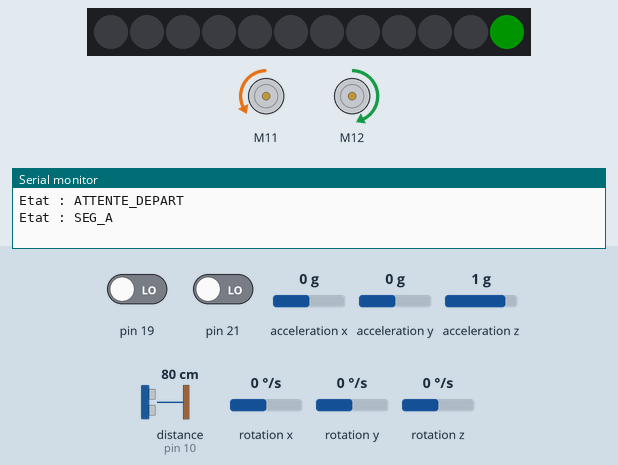
A sketch run on a simulated Arduino Mega 2560, built with avr-gcc and run on an emulated ATmega2560. On the bench: 12 RGB LEDs in strip order, left to right, 2 × DC motor (green arrow = forward, orange = backward, longer = faster), the last lines printed to the serial monitor. Inputs (shaded band) come from the test bench; at power-on: rotation z 0 °/s, distance to the obstacle (sensor on pin 10) 80 cm, pin 19 LOW, pin 21 LOW, acceleration x 0 g, acceleration y 0 g, acceleration z 1 g, rotation x 0 °/s, rotation y 0 °/s. Dim RGB values are drawn brighter than linear.

Above: at 4.4 s.
4.5 s: rotation z set to -192 °/s
At 5.14 s:
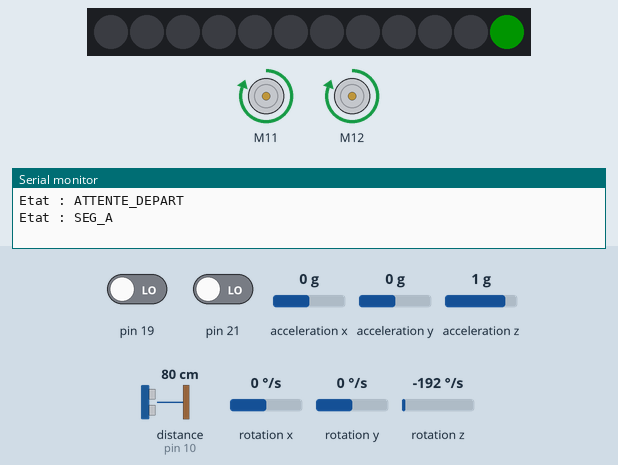
At 5.49 s:
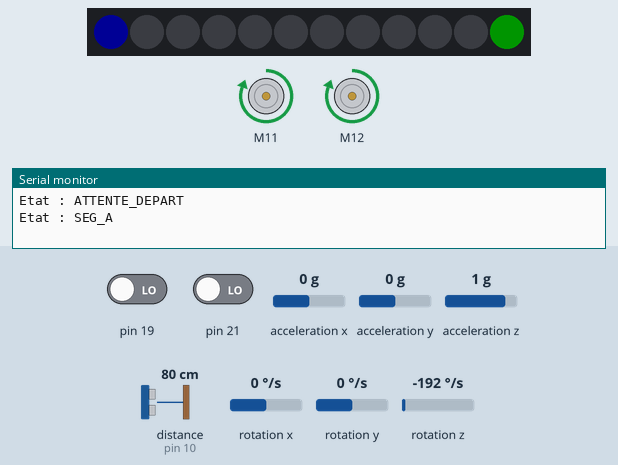
7.1 s: distance to the obstacle (sensor on pin 10) set to 34 cm
9.7 s: distance to the obstacle (sensor on pin 10) set to 28 cm
At 10.61 s:
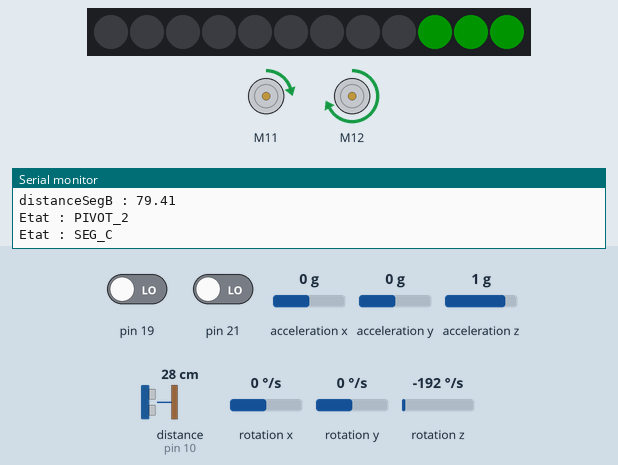
11.2 s: rotation z set to -151 °/s
14.2 s: rotation z set to -140 °/s
16.0 s: rotation z set to 0 °/s
At 16.59 s:
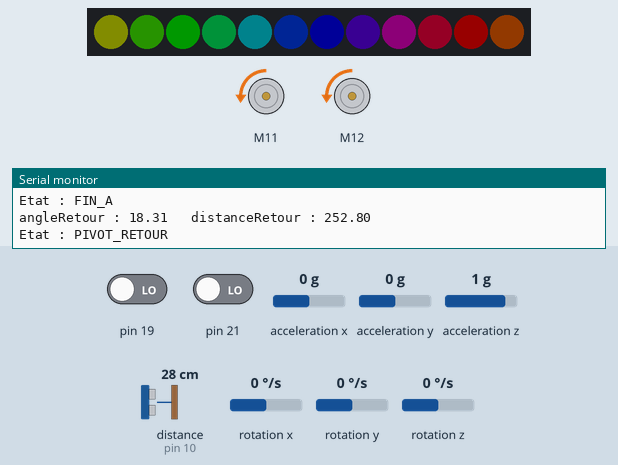
Timing chart, 0 to 19.0 s (numbered marks = the images above; inputs shaded):
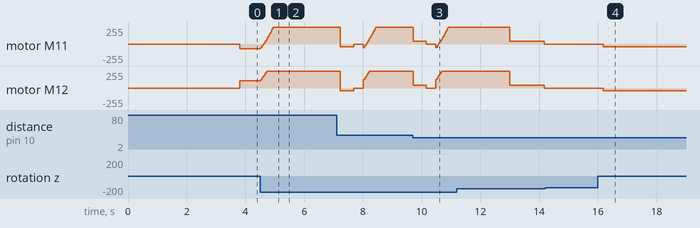

The sketch:

labo_03.ino
```cpp
/*
 * Boureima Ali Cissé
 * DA : 2414842  ->  deux derniers chiffres : 42
 * DA[6] = 2 (pair)  ->  premier pivot vers la gauche
 * Variations :
 *   - Pivot 1 : 90 degrés vers la GAUCHE
 *   - Pivot 2 : 90 degrés vers la DROITE
 *   - Pivot 3 : 180 degrés
 */

#include <MeAuriga.h>

#define LEDNUM 12
#define LEDPIN 44

MeRGBLed led(PORT0, LEDNUM);
MeUltrasonicSensor capteurDistance(PORT_10);

MeEncoderOnBoard Encoder_1(SLOT1);
MeEncoderOnBoard Encoder_2(SLOT2);

MeGyro gyro(0, 0x69);

const float KP = 3.0;
const float KI = 4.0;
const float KD = 1.0;
const float LIMITE_INTEGRALE = 30.0;
const float INTEGRALE_DEPART = -5.0;  // compense roue gauche tordue

const int VITESSE = 90;
const int VITESSE_PIVOT = 40;  // 30 : manque de force
const float PERIMETRE_ROUE = 6.5 * PI;
const float DISTANCE_X = 120.0;
const int DISTANCE_ARRET_OBSTACLE = 30;

const float ANGLE_PIVOT_1 = 85.0;   // 90 degrés visés : dépassait
const float ANGLE_PIVOT_2 = 83.0;   // 90 degrés visés : dépassait
const float ANGLE_PIVOT_3 = 172.0;  // 180 degrés visés: dépassait
const float DEPASSEMENT_GAUCHE = 90.0 - ANGLE_PIVOT_1;

const unsigned long DELAI_STABILISATION = 300;

float distanceSegB = 0;
float angleRetour = 0;
float distanceRetour = 0;

void isr_process_encoder1(void) {
  if (digitalRead(Encoder_1.getPortB()) == 0) {
    Encoder_1.pulsePosMinus();
  } else {
    Encoder_1.pulsePosPlus();
  }
}

void isr_process_encoder2(void) {
  if (digitalRead(Encoder_2.getPortB()) == 0) {
    Encoder_2.pulsePosMinus();
  } else {
    Encoder_2.pulsePosPlus();
  }
}

enum Etat {
  ATTENTE_DEPART,
  SEG_A,
  PIVOT_1,
  SEG_B,
  PIVOT_2,
  SEG_C,
  PIVOT_3,
  FIN_A,
  PIVOT_RETOUR,
  SEG_RETOUR,
  PIVOT_FINAL,
  FIN_B
};

Etat etat = ATTENTE_DEPART;

unsigned long currentTime = 0;

void setup() {
  attachInterrupt(Encoder_1.getIntNum(), isr_process_encoder1, RISING);
  attachInterrupt(Encoder_2.getIntNum(), isr_process_encoder2, RISING);

  gyro.begin();

  //Set PWM 8KHz
  TCCR1A = _BV(WGM10);
  TCCR1B = _BV(CS11) | _BV(WGM12);

  TCCR2A = _BV(WGM21) | _BV(WGM20);
  TCCR2B = _BV(CS21);

  Encoder_1.setPulse(9);
  Encoder_2.setPulse(9);
  Encoder_1.setRatio(39.267);
  Encoder_2.setRatio(39.267);
  Encoder_1.setPosPid(1.8, 0, 1.2);
  Encoder_2.setPosPid(1.8, 0, 1.2);
  Encoder_1.setSpeedPid(0.18, 0, 0);
  Encoder_2.setSpeedPid(0.18, 0, 0);

  Serial.begin(115200);
  led.setpin(LEDPIN);
}

void loop() {
  currentTime = millis();

  Encoder_1.loop();
  Encoder_2.loop();

  gyro.update();

  switch (etat) {
    case ATTENTE_DEPART: gererAttenteDepart(); break;
    case SEG_A: gererSegA(); break;
    case PIVOT_1: gererPivot1(); break;
    case SEG_B: gererSegB(); break;
    case PIVOT_2: gererPivot2(); break;
    case SEG_C: gererSegC(); break;
    case PIVOT_3: gererPivot3(); break;
    case FIN_A: gererFinA(); break;
    case PIVOT_RETOUR: gererPivotRetour(); break;
    case SEG_RETOUR: gererSegRetour(); break;
    case PIVOT_FINAL: gererPivotFinal(); break;
    case FIN_B: gererFinB(); break;
  }
}

// Affiche la barre de progression sur les DEL 1 à 7 (bleu)
void afficherProgression(int nbreLed) {
  for (int i = 1; i <= 7; i++) {
    if (i <= nbreLed) {
      led.setColor(i, 0, 0, 20);
    } else {
      led.setColor(i, 0, 0, 0);
    }
  }
  led.show();
}

// Arc_en_ciel
void couleurArcEnCiel(byte pos, byte &r, byte &g, byte &b) {
  if (pos < 85) {
    r = 255 - pos * 3;
    g = pos * 3;
    b = 0;
  } else if (pos < 170) {
    pos -= 85;
    r = 0;
    g = 255 - pos * 3;
    b = pos * 3;
  } else {
    pos -= 170;
    r = pos * 3;
    g = 0;
    b = 255 - pos * 3;
  }
}

void animerArcEnCiel() {
  static unsigned long derniereImage = 0;
  static byte decalage = 0;
  const unsigned long DELAI_IMAGE = 30;

  if (currentTime - derniereImage < DELAI_IMAGE) return;
  derniereImage = currentTime;

  for (int i = 1; i <= LEDNUM; i++) {
    byte r, g, b;
    couleurArcEnCiel((byte)(decalage + i * 256 / LEDNUM), r, g, b);
    led.setColor(i, r / 10, g / 10, b / 10);
  }
  led.show();

  decalage += 3;
}

// Attente de 3 secondes avant le départ
void gererAttenteDepart() {
  static bool premiereFois = true;
  static unsigned long tempsEntree = 0;
  const unsigned long DELAI_DEPART = 3000;

  //ENTRÉE
  if (premiereFois) {
    premiereFois = false;
    tempsEntree = currentTime;
    Serial.println("Etat : ATTENTE_DEPART");
  }

  //TRANSITION
  bool transition = (currentTime - tempsEntree >= DELAI_DEPART);

  if (transition) {
    premiereFois = true;
    etat = SEG_A;
  }
}

// Segment A : avance de DISTANCE_X cm en ligne droite (correction gyro PID), DEL 12
void gererSegA() {
  static bool premiereFois = true;
  static long positionDepart = 0;
  static float angleDepart = 0;
  static float erreurPrecedente = 0;
  static float integrale = 0;
  static unsigned long tempsPrecedent = 0;

  //ENTRÉE
  if (premiereFois) {
    premiereFois = false;

    positionDepart = Encoder_1.getCurPos();
    angleDepart = gyro.getAngleZ();
    erreurPrecedente = 0;
    integrale = INTEGRALE_DEPART;
    tempsPrecedent = currentTime;

    Encoder_1.setTarPWM(-VITESSE);
    Encoder_2.setTarPWM(VITESSE);

    Serial.println("Etat : SEG_A");
  }

  //ACTION : correction gyro (PID)
  long degresParcourus = abs(Encoder_1.getCurPos() - positionDepart);
  float distanceParcourue = (degresParcourus / 360.0) * PERIMETRE_ROUE;

  float erreur = gyro.getAngleZ() - angleDepart;

  float dt = (currentTime - tempsPrecedent) / 1000.0;
  tempsPrecedent = currentTime;
  integrale += erreur * dt;
  integrale = constrain(integrale, -LIMITE_INTEGRALE, LIMITE_INTEGRALE);

  float correction = KP * erreur + KI * integrale + KD * (erreur - erreurPrecedente);
  erreurPrecedente = erreur;

  Encoder_1.setTarPWM(-VITESSE - correction);
  Encoder_2.setTarPWM(VITESSE - correction);

  int nbreLedAllume = map(distanceParcourue, 0, DISTANCE_X, 0, 7);
  nbreLedAllume = constrain(nbreLedAllume, 0, 7);

  led.setColor(12, 0, 20, 0);
  afficherProgression(nbreLedAllume);

  //TRANSITION
  bool transition = (distanceParcourue >= DISTANCE_X);

  if (transition) {
    Encoder_1.setTarPWM(0);
    Encoder_2.setTarPWM(0);

    afficherProgression(0);

    premiereFois = true;
    etat = PIVOT_1;
  }
}

// Pivot 1 : 90 degrés vers la gauche
void gererPivot1() {
  static bool premiereFois = true;
  static float angleDepart = 0;
  static bool moteursArretes = false;
  static unsigned long tempsArret = 0;

  //ENTRÉE
  if (premiereFois) {
    premiereFois = false;
    moteursArretes = false;
    angleDepart = gyro.getAngleZ();

    Encoder_1.setTarPWM(-VITESSE_PIVOT);
    Encoder_2.setTarPWM(-VITESSE_PIVOT);
    Serial.println("Etat : PIVOT_1");
  }

  //ACTION
  float difference = gyro.getAngleZ() - angleDepart;

  if (!moteursArretes && abs(difference) >= ANGLE_PIVOT_1) {
    Encoder_1.setTarPWM(0);
    Encoder_2.setTarPWM(0);
    moteursArretes = true;
    tempsArret = currentTime;
  }

  //TRANSITION
  bool transition = moteursArretes && (currentTime - tempsArret >= DELAI_STABILISATION);

  if (transition) {
    premiereFois = true;
    etat = SEG_B;
  }
}

// Segment B : avance jusqu'à 30 cm de l'obstacle, DEL 11
void gererSegB() {
  static bool premiereFois = true;
  static float angleDepart = 0;
  static float erreurPrecedente = 0;
  static int distanceInitiale = 0;
  static long positionDepart = 0;
  static float integrale = 0;
  static unsigned long tempsPrecedent = 0;

  //ENTRÉE
  if (premiereFois) {
    premiereFois = false;
    Serial.println("Etat : SEG_B");

    angleDepart = gyro.getAngleZ();
    erreurPrecedente = 0;
    integrale = INTEGRALE_DEPART;
    tempsPrecedent = currentTime;
    distanceInitiale = capteurDistance.distanceCm();
    positionDepart = Encoder_1.getCurPos();

    Encoder_1.setTarPWM(-VITESSE);
    Encoder_2.setTarPWM(VITESSE);
  }

  //ACTION
  int distanceDetecte = capteurDistance.distanceCm();

  float erreur = gyro.getAngleZ() - angleDepart;

  float dt = (currentTime - tempsPrecedent) / 1000.0;
  tempsPrecedent = currentTime;
  integrale += erreur * dt;
  integrale = constrain(integrale, -LIMITE_INTEGRALE, LIMITE_INTEGRALE);

  float correction = KP * erreur + KI * integrale + KD * (erreur - erreurPrecedente);
  erreurPrecedente = erreur;

  Encoder_1.setTarPWM(-VITESSE - correction);
  Encoder_2.setTarPWM(VITESSE - correction);

  // Barre de progression (protection contre la division par zéro)
  int nbreLedAllume = 0;
  if (distanceInitiale > DISTANCE_ARRET_OBSTACLE) {
    nbreLedAllume = map(distanceDetecte, distanceInitiale, DISTANCE_ARRET_OBSTACLE, 0, 7);
    nbreLedAllume = constrain(nbreLedAllume, 0, 7);
  }

  led.setColor(11, 0, 20, 0);
  afficherProgression(nbreLedAllume);

  //TRANSITION
  bool transition = (distanceDetecte > 0 && distanceDetecte <= DISTANCE_ARRET_OBSTACLE);

  if (transition) {
    Encoder_1.setTarPWM(0);
    Encoder_2.setTarPWM(0);

    // Distance parcourue pendant SEG_B (pour le retour)
    long degresParcourus = abs(Encoder_1.getCurPos() - positionDepart);
    distanceSegB = (degresParcourus / 360.0) * PERIMETRE_ROUE;
    Serial.print("distanceSegB : ");
    Serial.println(distanceSegB);

    afficherProgression(0);

    premiereFois = true;
    etat = PIVOT_2;
  }
}

// Pivot 2 : 90 degrés vers la droite
void gererPivot2() {
  static bool premiereFois = true;
  static float angleDepart = 0;
  static bool moteursArretes = false;
  static unsigned long tempsArret = 0;

  //ENTRÉE
  if (premiereFois) {
    premiereFois = false;
    moteursArretes = false;
    angleDepart = gyro.getAngleZ();

    Encoder_1.setTarPWM(VITESSE_PIVOT);
    Encoder_2.setTarPWM(VITESSE_PIVOT);
    Serial.println("Etat : PIVOT_2");
  }

  //ACTION
  float difference = gyro.getAngleZ() - angleDepart;

  if (!moteursArretes && abs(difference) >= ANGLE_PIVOT_2) {
    Encoder_1.setTarPWM(0);
    Encoder_2.setTarPWM(0);
    moteursArretes = true;
    tempsArret = currentTime;
  }

  //TRANSITION
  bool transition = moteursArretes && (currentTime - tempsArret >= DELAI_STABILISATION);

  if (transition) {
    premiereFois = true;
    etat = SEG_C;
  }
}

// Segment C : avance de DISTANCE_X cm en ligne droite (correction gyro PID), DEL 10
void gererSegC() {
  static bool premiereFois = true;
  static long positionDepart = 0;
  static float angleDepart = 0;
  static float erreurPrecedente = 0;
  static float integrale = 0;
  static unsigned long tempsPrecedent = 0;

  //ENTRÉE
  if (premiereFois) {
    premiereFois = false;

    positionDepart = Encoder_1.getCurPos();
    angleDepart = gyro.getAngleZ();
    erreurPrecedente = 0;
    integrale = INTEGRALE_DEPART;
    tempsPrecedent = currentTime;

    Encoder_1.setTarPWM(-VITESSE);
    Encoder_2.setTarPWM(VITESSE);

    Serial.println("Etat : SEG_C");
  }

  //ACTION : correction gyro (PID)
  long degresParcourus = abs(Encoder_1.getCurPos() - positionDepart);
  float distanceParcourue = (degresParcourus / 360.0) * PERIMETRE_ROUE;

  float erreur = gyro.getAngleZ() - angleDepart;

  float dt = (currentTime - tempsPrecedent) / 1000.0;
  tempsPrecedent = currentTime;
  integrale += erreur * dt;
  integrale = constrain(integrale, -LIMITE_INTEGRALE, LIMITE_INTEGRALE);

  float correction = KP * erreur + KI * integrale + KD * (erreur - erreurPrecedente);
  erreurPrecedente = erreur;

  Encoder_1.setTarPWM(-VITESSE - correction);
  Encoder_2.setTarPWM(VITESSE - correction);

  int nbreLedAllume = map(distanceParcourue, 0, DISTANCE_X, 0, 7);
  nbreLedAllume = constrain(nbreLedAllume, 0, 7);

  led.setColor(10, 0, 20, 0);
  afficherProgression(nbreLedAllume);

  //TRANSITION
  bool transition = (distanceParcourue >= DISTANCE_X);

  if (transition) {
    Encoder_1.setTarPWM(0);
    Encoder_2.setTarPWM(0);

    afficherProgression(0);

    premiereFois = true;
    etat = PIVOT_3;
  }
}

// Pivot 3 : 180 degrés
void gererPivot3() {
  static bool premiereFois = true;
  static float angleEntre = 0;

  //ENTRÉE
  if (premiereFois) {
    premiereFois = false;
    Serial.println("Etat : PIVOT_3");

    angleEntre = gyro.getAngleZ();

    Encoder_1.setTarPWM(VITESSE_PIVOT);
    Encoder_2.setTarPWM(VITESSE_PIVOT);
  }

  //ACTION
  float angleParcouru = abs(gyro.getAngleZ() - angleEntre);

  //TRANSITION
  bool transition = (angleParcouru >= ANGLE_PIVOT_3);

  if (transition) {
    premiereFois = true;
    etat = FIN_A;
    Encoder_1.setTarPWM(0);
    Encoder_2.setTarPWM(0);
  }
}

// Fin A : DEL 8 à 12 clignotent en vert à 10 Hz
void gererFinA() {
  static bool premiereFois = true;
  static unsigned long tempsEntree = 0;
  static unsigned long previousMillis = 0;
  static bool allume = false;
  const unsigned long DEMI_PERIODE = 50;
  const unsigned long DUREE_FIN_A = 2000;

  //ENTRÉE
  if (premiereFois) {
    premiereFois = false;
    tempsEntree = currentTime;
    Serial.println("Etat : FIN_A");
  }

  //ACTION : clignotement
  if (currentTime - previousMillis >= DEMI_PERIODE) {
    previousMillis = currentTime;
    allume = !allume;

    for (int i = 8; i <= 12; i++) {
      if (allume) {
        led.setColor(i, 0, 20, 0);
      } else {
        led.setColor(i, 0, 0, 0);
      }
    }
    led.show();
  }

  //TRANSITION
  bool transition = (currentTime - tempsEntree >= DUREE_FIN_A);

  if (transition) {
    premiereFois = true;
    etat = PIVOT_RETOUR;
  }
}

// Retour : pivote vers la case départ
void gererPivotRetour() {
  static bool premiereFois = true;
  static float angleDepart = 0;
  static float angleArret = 0;
  static bool moteursArretes = false;
  static unsigned long tempsArret = 0;

  //ENTRÉE
  if (premiereFois) {
    premiereFois = false;
    moteursArretes = false;

    float distanceAvant = 2 * DISTANCE_X;
    angleRetour = atan(distanceSegB / distanceAvant) * 180.0 / PI;
    distanceRetour = sqrt(distanceAvant * distanceAvant + distanceSegB * distanceSegB);
    angleArret = max(angleRetour - DEPASSEMENT_GAUCHE, 0.0);

    Serial.print("angleRetour : ");
    Serial.print(angleRetour);
    Serial.print("   distanceRetour : ");
    Serial.println(distanceRetour);

    angleDepart = gyro.getAngleZ();

    Encoder_1.setTarPWM(-VITESSE_PIVOT);
    Encoder_2.setTarPWM(-VITESSE_PIVOT);

    Serial.println("Etat : PIVOT_RETOUR");
  }

  //ACTION
  animerArcEnCiel();

  float difference = gyro.getAngleZ() - angleDepart;

  if (!moteursArretes && abs(difference) >= angleArret) {
    Encoder_1.setTarPWM(0);
    Encoder_2.setTarPWM(0);
    moteursArretes = true;
    tempsArret = currentTime;
  }

  //TRANSITION
  bool transition = moteursArretes && (currentTime - tempsArret >= DELAI_STABILISATION);

  if (transition) {
    premiereFois = true;
    etat = SEG_RETOUR;
  }
}

// Retour : avance en diagonale jusqu'à la case départ
void gererSegRetour() {
  static bool premiereFois = true;
  static long positionDepart = 0;
  static float angleDepart = 0;
  static float erreurPrecedente = 0;
  static float integrale = 0;
  static unsigned long tempsPrecedent = 0;

  //ENTRÉE
  if (premiereFois) {
    premiereFois = false;

    positionDepart = Encoder_1.getCurPos();
    angleDepart = gyro.getAngleZ();
    erreurPrecedente = 0;
    integrale = INTEGRALE_DEPART;
    tempsPrecedent = currentTime;

    Encoder_1.setTarPWM(-VITESSE);
    Encoder_2.setTarPWM(VITESSE);

    Serial.println("Etat : SEG_RETOUR");
  }

  //ACTION : correction gyro (PID)
  animerArcEnCiel();

  long degresParcourus = abs(Encoder_1.getCurPos() - positionDepart);
  float distanceParcourue = (degresParcourus / 360.0) * PERIMETRE_ROUE;

  float erreur = gyro.getAngleZ() - angleDepart;

  float dt = (currentTime - tempsPrecedent) / 1000.0;
  tempsPrecedent = currentTime;
  integrale += erreur * dt;
  integrale = constrain(integrale, -LIMITE_INTEGRALE, LIMITE_INTEGRALE);

  float correction = KP * erreur + KI * integrale + KD * (erreur - erreurPrecedente);
  erreurPrecedente = erreur;

  Encoder_1.setTarPWM(-VITESSE - correction);
  Encoder_2.setTarPWM(VITESSE - correction);

  //TRANSITION
  bool transition = (distanceParcourue >= distanceRetour);

  if (transition) {
    Encoder_1.setTarPWM(0);
    Encoder_2.setTarPWM(0);

    premiereFois = true;
    etat = PIVOT_FINAL;
  }
}

// Pivot final : se remet dans le sens du départ
void gererPivotFinal() {
  static bool premiereFois = true;
  static float angleDepart = 0;
  static float angleFinal = 0;

  //ENTRÉE
  if (premiereFois) {
    premiereFois = false;

    angleFinal = 180.0 - angleRetour - DEPASSEMENT_GAUCHE;
    angleDepart = gyro.getAngleZ();

    Encoder_1.setTarPWM(-VITESSE_PIVOT);
    Encoder_2.setTarPWM(-VITESSE_PIVOT);

    Serial.println("Etat : PIVOT_FINAL");
  }

  //ACTION
  animerArcEnCiel();

  float difference = gyro.getAngleZ() - angleDepart;

  //TRANSITION
  bool transition = abs(difference) >= angleFinal;

  if (transition) {
    Encoder_1.setTarPWM(0);
    Encoder_2.setTarPWM(0);

    premiereFois = true;
    etat = FIN_B;
  }
}

// Fin B : arrivé à la case départ, anneau couleur fixe
void gererFinB() {
  static bool premiereFois = true;

  //ENTRÉE
  if (premiereFois) {
    premiereFois = false;

    led.setColor(0, 20, 0);
    led.show();

    Serial.println("Etat : FIN_B");
  }
}
```

Measured:
- the behaviour switches between 31 and 30 cm on distance to the obstacle (sensor on pin 10) (found by bisection; images 2 and 3)
- after the input at 4.5 s, motor M11: moves from backward 70/255 to forward 255/255 over 0.44 s, starting at once; motor M12: moves from forward 110/255 to forward 255/255 over 0.24 s, starting at once
- after the input at 9.7 s, the LEDs: change after 0.76 s (image 3)
- after the input at 16.0 s, motor M11, motor M12: goes on until 16.2 s, then stays backward 40/255
